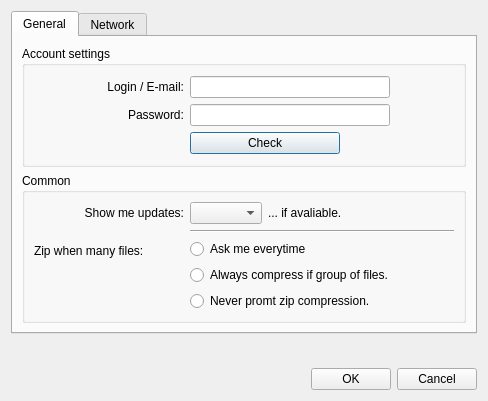
<?xml version="1.0" encoding="UTF-8"?>
<ui version="4.0">
 <class>ui_settings</class>
 <widget class="QDialog" name="ui_settings">
  <property name="windowModality">
   <enum>Qt::ApplicationModal</enum>
  </property>
  <property name="geometry">
   <rect>
    <x>0</x>
    <y>0</y>
    <width>488</width>
    <height>401</height>
   </rect>
  </property>
  <property name="windowTitle">
   <string>Options</string>
  </property>
  <layout class="QVBoxLayout" name="verticalLayout">
   <item>
    <widget class="QTabWidget" name="tabWidget">
     <property name="currentIndex">
      <number>0</number>
     </property>
     <widget class="QWidget" name="tabGeneral">
      <attribute name="title">
       <string>General</string>
      </attribute>
      <layout class="QVBoxLayout" name="verticalLayout_3">
       <item>
        <widget class="QGroupBox" name="groupBox">
         <property name="title">
          <string>Account settings</string>
         </property>
         <layout class="QVBoxLayout" name="verticalLayout_2">
          <item>
           <layout class="QFormLayout" name="formLayout">
            <property name="sizeConstraint">
             <enum>QLayout::SetFixedSize</enum>
            </property>
            <property name="rowWrapPolicy">
             <enum>QFormLayout::DontWrapRows</enum>
            </property>
            <property name="labelAlignment">
             <set>Qt::AlignRight|Qt::AlignTrailing|Qt::AlignVCenter</set>
            </property>
            <property name="formAlignment">
             <set>Qt::AlignLeading|Qt::AlignLeft|Qt::AlignVCenter</set>
            </property>
            <property name="leftMargin">
             <number>0</number>
            </property>
            <item row="0" column="0">
             <widget class="QLabel" name="label">
              <property name="minimumSize">
               <size>
                <width>150</width>
                <height>0</height>
               </size>
              </property>
              <property name="text">
               <string>Login / E-mail:</string>
              </property>
              <property name="alignment">
               <set>Qt::AlignRight|Qt::AlignTrailing|Qt::AlignVCenter</set>
              </property>
             </widget>
            </item>
            <item row="1" column="0">
             <widget class="QLabel" name="label_2">
              <property name="text">
               <string>Password:</string>
              </property>
             </widget>
            </item>
            <item row="0" column="1">
             <widget class="QLineEdit" name="edtLogin">
              <property name="maximumSize">
               <size>
                <width>200</width>
                <height>16777215</height>
               </size>
              </property>
             </widget>
            </item>
            <item row="1" column="1">
             <widget class="QLineEdit" name="edtPassword">
              <property name="maximumSize">
               <size>
                <width>200</width>
                <height>16777215</height>
               </size>
              </property>
              <property name="echoMode">
               <enum>QLineEdit::Password</enum>
              </property>
             </widget>
            </item>
            <item row="2" column="1">
             <widget class="QPushButton" name="btnCheck">
              <property name="maximumSize">
               <size>
                <width>150</width>
                <height>16777215</height>
               </size>
              </property>
              <property name="text">
               <string>Check</string>
              </property>
             </widget>
            </item>
           </layout>
          </item>
         </layout>
        </widget>
       </item>
       <item>
        <widget class="QGroupBox" name="groupBox_2">
         <property name="title">
          <string>Common</string>
         </property>
         <layout class="QFormLayout" name="formLayout_2">
          <property name="fieldGrowthPolicy">
           <enum>QFormLayout::ExpandingFieldsGrow</enum>
          </property>
          <item row="0" column="0">
           <widget class="QLabel" name="label_3">
            <property name="minimumSize">
             <size>
              <width>150</width>
              <height>0</height>
             </size>
            </property>
            <property name="text">
             <string>Show me updates:</string>
            </property>
            <property name="alignment">
             <set>Qt::AlignRight|Qt::AlignTrailing|Qt::AlignVCenter</set>
            </property>
           </widget>
          </item>
          <item row="0" column="1">
           <layout class="QHBoxLayout" name="horizontalLayout_4">
            <item>
             <widget class="QComboBox" name="boxUpdPeriod"/>
            </item>
            <item>
             <widget class="QLabel" name="label_5">
              <property name="text">
               <string>... if avaliable.</string>
              </property>
             </widget>
            </item>
           </layout>
          </item>
          <item row="1" column="1">
           <widget class="Line" name="line">
            <property name="sizePolicy">
             <sizepolicy hsizetype="Expanding" vsizetype="Fixed">
              <horstretch>0</horstretch>
              <verstretch>0</verstretch>
             </sizepolicy>
            </property>
            <property name="minimumSize">
             <size>
              <width>100</width>
              <height>0</height>
             </size>
            </property>
            <property name="orientation">
             <enum>Qt::Horizontal</enum>
            </property>
           </widget>
          </item>
          <item row="2" column="0">
           <widget class="QLabel" name="label_4">
            <property name="text">
             <string>Zip when many files:</string>
            </property>
           </widget>
          </item>
          <item row="2" column="1">
           <layout class="QVBoxLayout" name="verticalLayout_5">
            <item>
             <widget class="QRadioButton" name="rbtZipAsk">
              <property name="text">
               <string>Ask me everytime</string>
              </property>
             </widget>
            </item>
            <item>
             <widget class="QRadioButton" name="rbtZipAlways">
              <property name="text">
               <string>Always compress if group of files.</string>
              </property>
             </widget>
            </item>
            <item>
             <widget class="QRadioButton" name="rbtZipNever">
              <property name="text">
               <string>Never promt zip compression.</string>
              </property>
             </widget>
            </item>
           </layout>
          </item>
         </layout>
        </widget>
       </item>
      </layout>
     </widget>
     <widget class="QWidget" name="tabNetwork">
      <attribute name="title">
       <string>Network</string>
      </attribute>
      <layout class="QVBoxLayout" name="verticalLayout_4">
       <item>
        <widget class="QGroupBox" name="grpProxy">
         <property name="title">
          <string>Use proxy?</string>
         </property>
         <property name="checkable">
          <bool>true</bool>
         </property>
         <property name="checked">
          <bool>false</bool>
         </property>
         <layout class="QFormLayout" name="formLayout_3">
          <item row="0" column="0">
           <widget class="QLabel" name="label_6">
            <property name="minimumSize">
             <size>
              <width>150</width>
              <height>0</height>
             </size>
            </property>
            <property name="text">
             <string>Proxy type:</string>
            </property>
            <property name="alignment">
             <set>Qt::AlignRight|Qt::AlignTrailing|Qt::AlignVCenter</set>
            </property>
           </widget>
          </item>
          <item row="0" column="1">
           <widget class="QComboBox" name="boxProxyType"/>
          </item>
          <item row="1" column="0">
           <widget class="QLabel" name="label_7">
            <property name="text">
             <string>Proxy IP:</string>
            </property>
            <property name="alignment">
             <set>Qt::AlignRight|Qt::AlignTrailing|Qt::AlignVCenter</set>
            </property>
           </widget>
          </item>
          <item row="2" column="0">
           <widget class="QLabel" name="label_8">
            <property name="text">
             <string>Proxy Port:</string>
            </property>
            <property name="alignment">
             <set>Qt::AlignRight|Qt::AlignTrailing|Qt::AlignVCenter</set>
            </property>
           </widget>
          </item>
          <item row="1" column="1">
           <widget class="QLineEdit" name="edtProxyIp">
            <property name="maximumSize">
             <size>
              <width>200</width>
              <height>16777215</height>
             </size>
            </property>
           </widget>
          </item>
          <item row="2" column="1">
           <widget class="QSpinBox" name="edtProxyPort"/>
          </item>
         </layout>
        </widget>
       </item>
       <item>
        <spacer name="verticalSpacer_2">
         <property name="orientation">
          <enum>Qt::Vertical</enum>
         </property>
         <property name="sizeHint" stdset="0">
          <size>
           <width>20</width>
           <height>40</height>
          </size>
         </property>
        </spacer>
       </item>
      </layout>
     </widget>
    </widget>
   </item>
   <item>
    <spacer name="verticalSpacer">
     <property name="orientation">
      <enum>Qt::Vertical</enum>
     </property>
     <property name="sizeHint" stdset="0">
      <size>
       <width>20</width>
       <height>40</height>
      </size>
     </property>
    </spacer>
   </item>
   <item>
    <layout class="QHBoxLayout" name="horizontalLayout">
     <item>
      <spacer name="horizontalSpacer">
       <property name="orientation">
        <enum>Qt::Horizontal</enum>
       </property>
       <property name="sizeHint" stdset="0">
        <size>
         <width>40</width>
         <height>20</height>
        </size>
       </property>
      </spacer>
     </item>
     <item>
      <widget class="QPushButton" name="btnOk">
       <property name="text">
        <string>OK</string>
       </property>
       <property name="icon">
        <iconset resource="../res/res.qrc">
         <normaloff>:/icons/tick</normaloff>:/icons/tick</iconset>
       </property>
      </widget>
     </item>
     <item>
      <widget class="QPushButton" name="btnCancel">
       <property name="text">
        <string>Cancel</string>
       </property>
       <property name="icon">
        <iconset resource="../res/res.qrc">
         <normaloff>:/icons/cross</normaloff>:/icons/cross</iconset>
       </property>
      </widget>
     </item>
    </layout>
   </item>
  </layout>
 </widget>
 <resources>
  <include location="../res/res.qrc"/>
 </resources>
 <connections/>
</ui>
